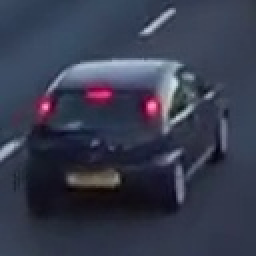
#> input picture SVM_vehicle/dataset/positive/108.jpg, 128 x 128 px (shown 2 times larger); its folder holds only this picture in this run
$ python hog_feature_extractor.py   (Python 2 division)   (older library calls are emulated)
#> lines starting #> are read from the running program, lines starting #| are printed output that depends on the picture
from skimage.feature import hog
from skimage.io import imread
from skimage.transform import resize
from sklearn.externals import joblib
import glob
import os

positive_path = "./dataset/positive/"
negative_path = "./dataset/negative/"

orientations = 9
pixels_per_cell = [8, 8]
cells_per_block = [3, 3]
visualize = False
normalize = True

features_positive = "./features/positive"
features_negative = "./features/negative"

print "Calculating positive descriptors"
positive_data =  glob.glob(os.path.join(positive_path, "*"))
negative_data =  glob.glob(os.path.join(negative_path, "*"))

count =0

for im_path in positive_data:
    im = imread(im_path, as_grey=True)
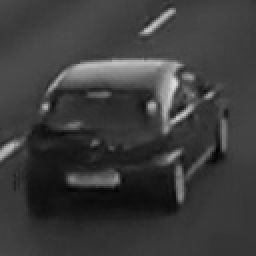
#> im: shape (128, 128) float64 (shown 2 times larger); min 0.0121, max 0.876, mean 0.238
    im = resize(im, (128,128), mode='edge')

#> (the run stopped early here; a loop or call above may not have finished)

$ run again, on SVM_vehicle/dataset/positive/122.jpg
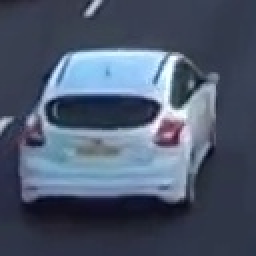
#> input picture SVM_vehicle/dataset/positive/122.jpg, 128 x 128 px (shown 2 times larger)
#> `im = imread(im_path, as_grey=True)`:
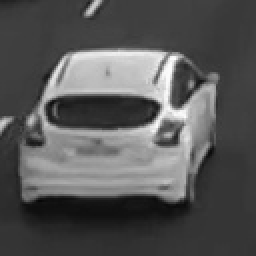
#> im: shape (128, 128) float64 (shown 2 times larger); min 0.0284, max 0.991, mean 0.342

$ run again, on SVM_vehicle/dataset/positive/127.jpg
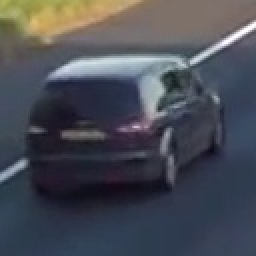
#> input picture SVM_vehicle/dataset/positive/127.jpg, 128 x 128 px (shown 2 times larger)
#> `im = imread(im_path, as_grey=True)`:
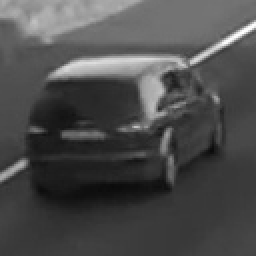
#> im: shape (128, 128) float64 (shown 2 times larger); min 0.0431, max 0.997, mean 0.3

$ run again, on SVM_vehicle/dataset/positive/130.jpg
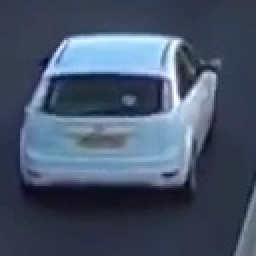
#> input picture SVM_vehicle/dataset/positive/130.jpg, 128 x 128 px (shown 2 times larger)
#> `im = imread(im_path, as_grey=True)`:
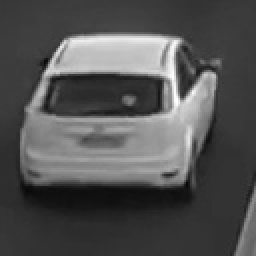
#> im: shape (128, 128) float64 (shown 2 times larger); min 0.0287, max 0.993, mean 0.326

$ run again, on SVM_vehicle/dataset/positive/109.jpg
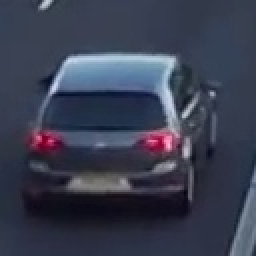
#> input picture SVM_vehicle/dataset/positive/109.jpg, 128 x 128 px (shown 2 times larger)
#> `im = imread(im_path, as_grey=True)`:
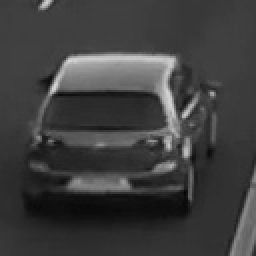
#> im: shape (128, 128) float64 (shown 2 times larger); min 0.00955, max 0.844, mean 0.247
